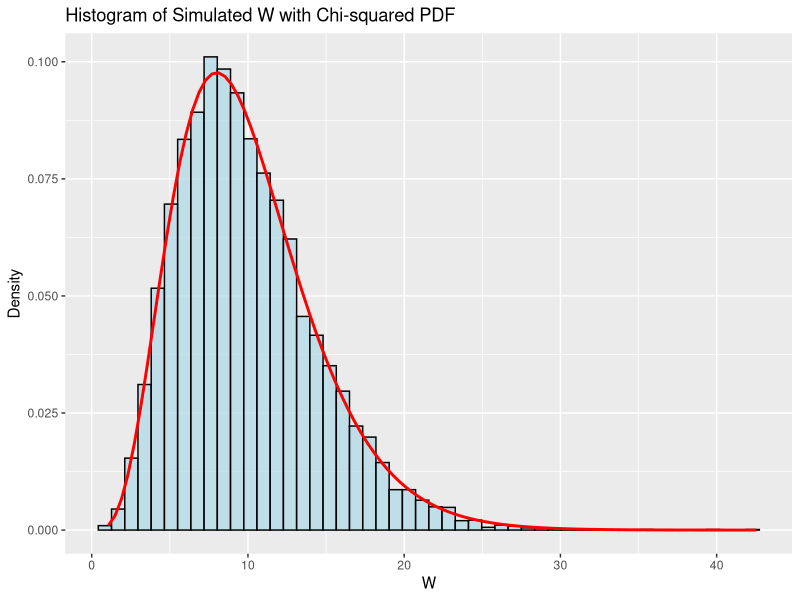

Write the R code that produced this figure.
library(ggplot2)

df <- 10  
mean_W <- df  
var_W <- 2 * df 

p_6_to_9 <- pchisq(9, df) - pchisq(6, df)
cat("P(6 < W < 9):", p_6_to_9, "\n\n")

n_sim <- 10000 
n_samples <- 10  

W_samples <- replicate(n_sim, {
  X <- rnorm(n_samples, mean = 5, sd = sqrt(8))
  Z <- (X - 5) / sqrt(8)
  sum(Z^2)
})

mean_sim_W <- mean(W_samples)
var_sim_W <- var(W_samples)
prop_6_to_9 <- mean(W_samples > 6 & W_samples < 9)

cat("Simulation results:\n")
cat("Mean of sampled W:", mean_sim_W, "\n")
cat("Variance of sampled W:", var_sim_W, "\n")
cat("Proportion of W values between 6 and 9:", prop_6_to_9, "\n\n")

hist_data <- data.frame(W = W_samples)

ggplot(hist_data, aes(x = W)) +
  geom_histogram(aes(y = after_stat(density)), bins = 50, color = "black", fill = "lightblue", alpha = 0.7) +
  stat_function(fun = dchisq, args = list(df = df), color = "red", linewidth = 1) +
  labs(title = "Histogram of Simulated W with Chi-squared PDF",
       x = "W",
       y = "Density")
